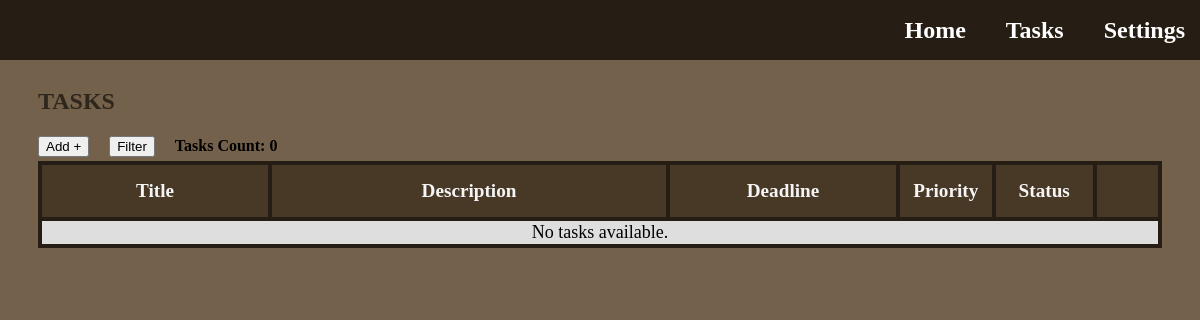
/tasks (signed in), run on an earlier commit of the app's database.
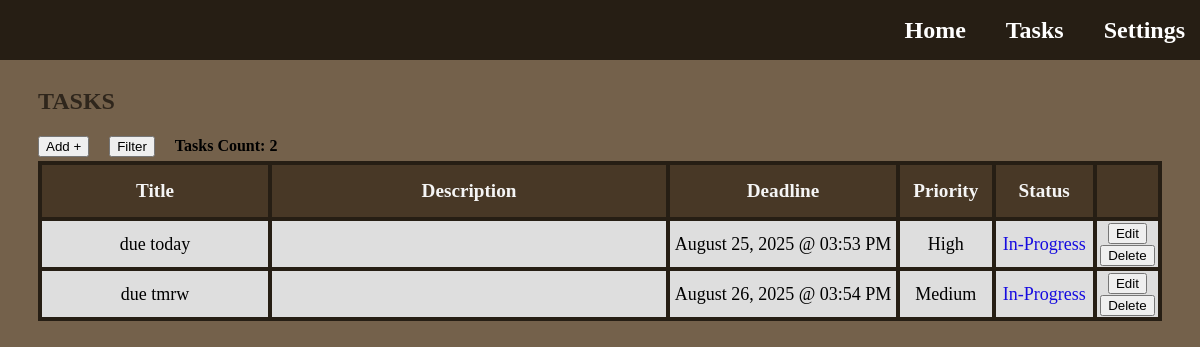
And on a later commit of the database.
### app.py (models this page shows)
class Task(db.Model):
    id = db.Column(db.Integer, primary_key=True)
    title = db.Column(db.String(128), nullable=False)
    description = db.Column(db.Text, nullable=True)
    priority = db.Column(db.String(50), nullable=False)
    deadline = db.Column(db.DateTime, nullable=True)
    status = db.Column(db.String(50), nullable=False, default='In-Progress')
    set_today_reminder = db.Column(db.Boolean, nullable=False, default=True)
    set_tomorrow_reminder = db.Column(db.Boolean, nullable=False, default=True)
    user_id = db.Column(db.Integer, db.ForeignKey('user.id'), nullable=False)
    user = db.relationship('User', backref=db.backref('tasks', lazy=True))

### app.py (the view, shortened to what this page needs)
@app.route('/tasks')
def tasks():
    user_id = session['user_id']
    sort_title = session.get('sort_title')
    sort_type = session.get('sort_type')
    filter_priorities = session.get('filter_priorities', [])
    filter_status = session.get('filter_status', [])
    filter_months = session.get('filter_months', [])
    filter_year = session.get('filter_year', None)
    filter_day = session.get('filter_day', None)
    priority_order_descending = case(
        (Task.priority == 'High', 1),
        (Task.priority == 'Medium', 2),
        (Task.priority == 'Low', 3),
    )
    priority_order_ascending = case(
        (Task.priority == 'Low', 1),
        (Task.priority == 'Medium', 2),
        (Task.priority == 'High', 3),
    )
    status_order_complete = case(
        (Task.status == 'Complete', 1),
        (Task.status == 'In-Progress', 2)
    )
    status_order_in_progress = case(
        (Task.status == 'In-Progress', 1),
        (Task.status == 'Complete', 2)
    )
    query = Task.query.filter_by(user_id=user_id)
    if filter_priorities: # Only true if not empty
        query = query.filter(Task.priority.in_(filter_priorities)) # Filter by checked priorities within given priority list
    if filter_status:
        query = query.filter(Task.status.in_(filter_status)) # Filter by checked status within given status list
    if filter_months:
        query = query.filter(extract('month', Task.deadline).in_(filter_months)) # Filter by checked months within given months list; extract(...) - returns month number from Task columns and matches to filter months list
    if filter_year:
        query = query.filter(extract('year', Task.deadline) == filter_year) # Filter by typed year; extracts year from deadline column in database
    if filter_day:
        query = query.filter(extract('day', Task.deadline) == filter_day) # Filter by typed day; extracts day from deadline column in database
    user_tasks = query.all()  # Get all tasks for this user according to the id, default order is by date task was created from earliest to latest
    user_tasks_count = query.count() # Gets the total count of tasks of the user
    return render_template('tasks.html', tasks=user_tasks, count=user_tasks_count, sort_title=sort_title, sort_type=sort_type, filter_priorities=filter_priorities, filter_status=filter_status, filter_months=filter_months, filter_year=filter_year, filter_day=filter_day)

### templates/tasks.html (shortened to what this page needs)
{% extends "base.html" %}
{% block content %}
  <h1 class="title-page">Tasks</h1>
  <div class="task-features">
    <button href="#" type="button" class="add-button" onclick="openPopup('add-task')">Add +</button>
    <button type="button" class="filter-sort-button" onclick="openPopup('filter-sort-task')">Filter</button>
    <h4>Tasks Count: {{ count }} </h2>
  </div>
  <section class="tasks-section">
      <table class="tasks-table">
        <thead class="table-header">
          <tr>
              <th class="task-title">Title</th>
              <th class="task-description">Description</th>
              <th class="task-deadline">Deadline</th>
              <th class="task-priority">Priority</th>
              <th class="task-status">Status</th>
              <th class="task-options"></th>
          </tr>
        </thead>
        <tbody id="task-body">
          {% for task in tasks %}
          <tr id="task-row">
            <td>{{ task.title }}</td>
            <td>{{ task.description }}</td>
            <td>{{ task.deadline.strftime('%B %d, %Y @ %I:%M %p')  }}</td>
            <td>{{ task.priority }}</td>
            <td class="task-status-data">
              <a href="{{ url_for('change_task_status', task_id=task.id)}}"
              class="task-status {{ task.status | lower | replace(' ', '-') }}">
                {{ task.status }}
              </a>
            </td>
            <td>
              <a>
                <button type="button" class="edit-button" onclick="openEditPopup(this, 'edit-task')"
                  data-id="{{ task.id }}"
                  data-title="{{ task.title }}"
                  data-description="{{ task.description }}"
                  data-priority="{{ task.priority }}"
                  data-deadline="{{ task.deadline.strftime('%B %d %Y @ %I:%M %p')  }}"
                  >
                  Edit
                </button>
              </a>
              <a href="{{ url_for('delete_task', task_id=task.id)}}">
                <button type="button" class="delete-button">Delete</button>
              </a>
            </td>
          </tr>
          {% else %}
          <tr>
            <td colspan="6">No tasks available.</td>
          </tr>
          {% endfor %}
        </tbody>
      </table>
  </section>
{% endblock %}

### templates/base.html (shortened to what this page needs)
<!DOCTYPE html>
<html lang="en">
<head>
    <link rel="stylesheet" href="{{ url_for('static', filename='style.css') }}">
</head>
<body class="homepage">
    <header class="navbar">
        <nav class="navbar-links">
            <a href="{{ url_for('home') }}">Home</a>
            <a href="{{ url_for('tasks') }}">Tasks</a>
            <a href="{{ url_for('settings') }}">Settings</a>
        </nav>
    </header>
    <main>
        {% block content %}{% endblock %}
    </main>
</body>
</html>

### static/style.css (style rules this page uses)
html, body { min-width: 800px; overflow-x: auto; }
.title-page { margin-top: 80px; margin-left: 30px; font-size: x-large; font-weight: bolder; text-transform: uppercase; font-family: 'Lucida Handwriting'; color: #2f261c; }
.homepage { background-color: #74614b; }
.navbar { background-color: #261e14; position: fixed; top: 0; left: 0; width: 100%; height: 60px; padding-left: 5px; display: flex; justify-content: flex-end; align-items: center; z-index: 1000; }
.navbar-links { display: flex; gap: 20px; }
.navbar-links a { font-family: 'Lucida Handwriting'; color: white; margin-right: 20px; font-weight: bold; font-size: 24px; text-decoration: none; }
.tasks-section { margin-left: 30px; margin-right: 30px; display: flex; justify-content: center; }
.tasks-table { border-collapse: collapse; width: 100%; height: 50%; table-layout: fixed; }
.tasks-table th, .tasks-table td { border: 4px solid #261e14; color: black; font-size: large; text-align: center; background: rgb(222, 222, 222); }
.tasks-table th { color: whitesmoke; font-weight: bolder; font-size: larger; height: 50px; background-color: #483826; }
.task-title { width: 20%; }
.task-description { white-space: normal; word-break: break-word; max-width: 400px; width: 35%; }
.task-deadline { width: 20%; }
.task-priority { width: 8%; }
.task-status { width: 8.5%; }
.task-options { width: 8.5; }
.task-status-data { text-decoration: none; color: white }
.task-status.in-progress { color: rgb(22, 11, 224); text-decoration: none; }
.task-features { margin-left: 30px; margin-right: 30px; height: 30px; display: flex; justify-content: flex-start; align-items: center; gap: 20px; }
.add-button { color: black; text-decoration: none; }

What changed in the data, as far as the page shows it:
added Task: title "due today", deadline "August 25, 2025 @ 03:53 PM", priority "High", status "In-Progress"
added Task: title "due tmrw", deadline "August 26, 2025 @ 03:54 PM", priority "Medium", status "In-Progress"
Also different on the page:
{{ count }}: "0" → "2"
text no longer shown: "No tasks available."
